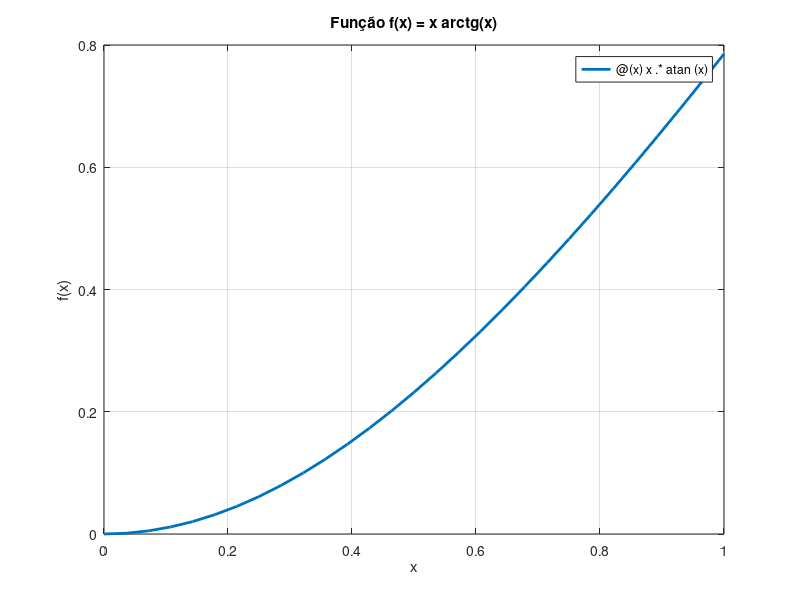

This figure's MATLAB source: (Note: this script raises an error after producing the figure.)
clear
clc
close all

% Definição da função
f = @(x) x .* atan(x);

% Passo 1: Gráfico da função no intervalo [0,1]
fplot(f, [0, 1], 'LineWidth', 2);
title('Função f(x) = x arctg(x)');
xlabel('x');
ylabel('f(x)');
grid on;

% Passo 2: Escolha do grau do polinômio (n = 2, polinômio de grau 2)
n = 2;
X = linspace(0, 1, n + 1); % n+1 pontos no intervalo [0,1]
Y = f(X);

% Passo 3: Polinômio interpolador (usando método de Lagrange ou Newton)
% Assumindo que você já implementou a função `formaLagrange`
pL = formaLagrange(X, Y);

% Exibir o polinômio encontrado
disp("Polinômio interpolador na forma de Lagrange:");
disp(pL);

% Passo 4: Gráfico do polinômio interpolador
hold on;
fplot(pL, [0, 1], '--', 'LineWidth', 2);
legend('f(x)', 'Interpolador p(x)');
hold off;

% Passo 5: Integração do polinômio interpolador
syms x;
pL_sym = matlabFunction(pL); % Convertendo para função simbólica
P = int(pL_sym, x);          % Integral do polinômio
P1 = double(subs(P, 1));     % P(1)
P0 = double(subs(P, 0));     % P(0)
integral_pL = P1 - P0;       % Valor aproximado da integral

% Passo 6: Cálculo da integral exata
integral_exact = (pi / 4) - (1 / 2);

% Passo 7: Comparação dos valores
disp("Integral exata: ");
disp(integral_exact);

disp("Integral aproximada usando o polinômio interpolador: ");
disp(integral_pL);

% Erro absoluto
erro_abs = abs(integral_exact - integral_pL);
disp("Erro absoluto: ");
disp(erro_abs);
